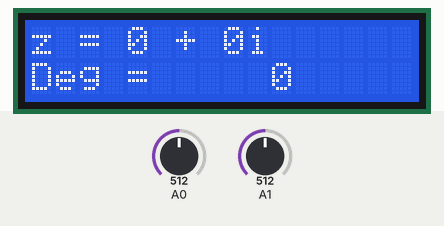
Simulated run of this sketch. Board: Arduino Uno, built with avr-gcc and run on an emulated ATmega328P. Parts: 16×2 character LCD. Inputs (shaded band) come from the test bench; at power-on: A1 = 512, A0 = 512. What the sketch prints to the serial monitor is not drawn.

Above: at 1.2 s.
1.3 s: A1 set to 470
2.8 s: A1 set to 445
At 3.2 s:
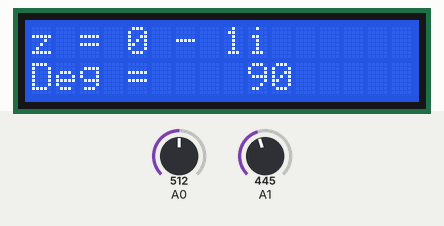
4.3 s: A0 set to 716
At 5.5 s:
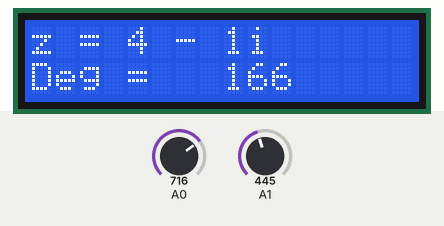
5.8 s: A0 set to 900
At 6.8 s:
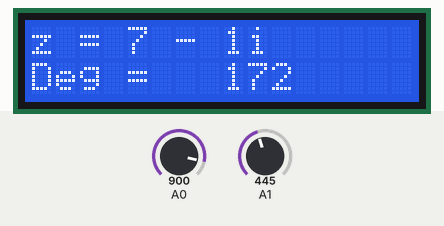
7.3 s: A1 set to 511
At 8.1 s:
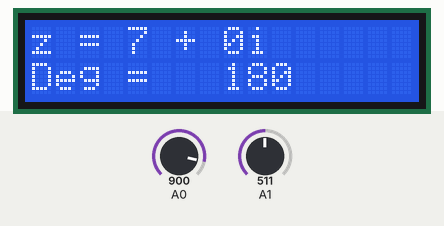
8.8 s: A0 set to 1023
At 9.5 s:
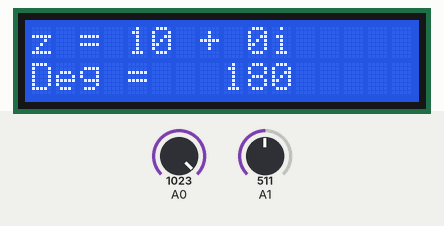
Timing chart, 0 to 11.3 s (numbered marks = the images above; inputs shaded):
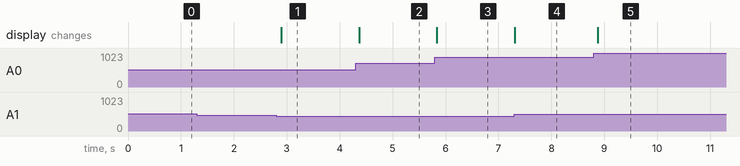

Measured:
- the behaviour switches between 463 and 462 on A1 (found by bisection; images 0 and 1)
- after the input at 1.3 s, every drawn part: stays the same
- after the input at 2.8 s, the display: changes after 0.10 s (image 1)
- after the input at 4.3 s, the display: changes after 0.07 s (image 2)
- after the input at 5.8 s, the display: changes at once (image 3)
- after the input at 7.3 s, the display: changes at once (image 4)
- after the input at 8.8 s, the display: changes after 0.08 s (image 5)

The sketch:

joystick_lcd.ino
```cpp
/*
 The LiquidCrystal library works with all LCD displays that are
 compatible with the Hitachi HD44780 driver. There are many of
 them out there, and you can usually tell them by the 16-pin interface.

  The circuit:
 * LCD RS pin to digital pin 12
 * LCD Enable pin to digital pin 11
 * LCD D4 pin to digital pin 5
 * LCD D5 pin to digital pin 4
 * LCD D6 pin to digital pin 3
 * LCD D7 pin to digital pin 2
 * LCD R/W pin to ground
 * LCD VSS pin to ground
 * LCD VCC pin to 5V
 * 10K resistor:
 * ends to +5V and ground
 * wiper to LCD VO pin (pin 3)
 *
 * AnalogStick
 * GND pin to ground
 * +5V pin to 5V
 * VRx pin to A0
 * VRy pin to A1
*/

#include <LiquidCrystal.h>
#include <math.h>

// initialize the library by associating any needed LCD interface pin
// with the arduino pin number it is connected to
const int rs = 12, en = 11, d4 = 5, d5 = 4, d6 = 3, d7 = 2;
LiquidCrystal lcd(rs, en, d4, d5, d6, d7);

void setup() {
  // initialize serial communications at 9600 bps:
  Serial.begin(9600);
  // set up the LCD's number of columns and rows:
  lcd.begin(16, 2);
}

void loop() {
  // set the cursor to column 0, line 1

  char buffer[17];
  char buffer2[8];

  // read the input on analog pin 0 and 1:
  int raw_x (analogRead(A0)-512);
  int raw_y (analogRead(A1)-512);

  int x = (raw_x / 50);
  int y = (raw_y / 50);

  // 1. Complex Number
  lcd.setCursor(0, 0);
  char sign1 = (x >= 0) ? ' ' : '-';
  char sign2 = (y >= 0) ? '+' : '-';
  sprintf(buffer, "z =%c%d %c %di    ", sign1, abs(x), sign2, abs(y));
  lcd.print(buffer);

  // Avoid division by zero if x == 0
  double fx = (x == 0) ? 0.0001 : (double)x;
  double fy = (double)y;

  // Correct calculations (using float/double and atan for the angle)
  double r = sqrt((double)(x * x + y * y)); // Multiplication is more efficient than pow()

  // Arc tangent returns the angle in radians
  double teta = atan2(fy, fx);

  // 2. Degrees
  double grad;

  if (x == 0 && y == 0) {
    grad = 0;
  } else {
    grad = ((teta * 180)/3.14)+180;
  }

  dtostrf(grad, 6, 0, buffer2);
  sprintf(buffer, "Deg =%s    ", buffer2);

  // print degrees
  lcd.setCursor(0, 1);
  lcd.print(buffer);

  //Send serial data
  sprintf(buffer, "%d,%d", raw_x, raw_y);
  Serial.println(buffer);

  delay(100);
}
```
